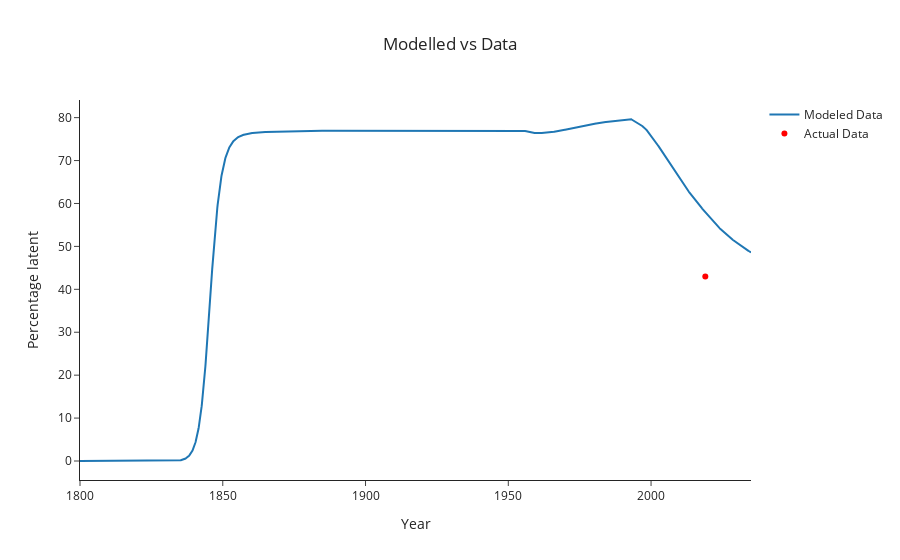

Notebook code cell kept with this figure:
### Code cell
plot_model_vs_actual(
    derived_df_0, targets['percentage_latent'], "percentage_latent", "Percentage latent", "Modelled vs Data"
)

### Figure 1 — Plotly figure (JSON) as saved in the notebook; plotly's stock layout.template omitted (floating-point values rounded to 4 significant figures; data arrays with more than 128 entries replaced by an {"elided": "..."} marker saying what was removed)
{"data": [{"mode": "lines", "name": "Modeled Data", "type": "scatter", "x": {"elided": "2351 float values"}, "y": {"elided": "2351 float values"}}, {"marker": {"color": "red"}, "mode": "markers", "name": "Actual Data", "type": "scatter", "x": [2019], "y": [43]}], "layout": {"title": {"text": "Modelled vs Data", "x": 0.5}, "xaxis": {"title": {"text": "Year"}}, "yaxis": {"title": {"text": "Percentage latent"}}}}
